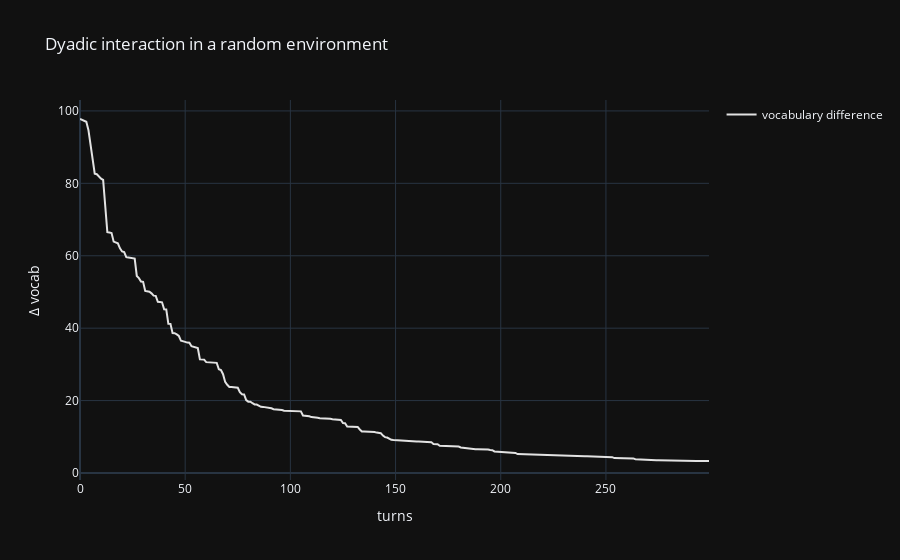

The code cell stored with this chart in its notebook:
### Code cell
fig = plot(vocab_dif.numpy(), 'vocabulary difference')
fig.update_layout(
    title='Dyadic interaction in a random environment',
    yaxis_title='Δ P(w|m)',
    xaxis_title='turns'
)
fig.show()

### Figure 1 — Plotly figure (JSON) as saved in the notebook; plotly's stock layout.template omitted (floating-point values rounded to 4 significant figures; data arrays with more than 128 entries replaced by an {"elided": "..."} marker saying what was removed)
{"data": [{"legendgroup": "vocabulary difference", "line": {"color": "#E2E2E2"}, "mode": "lines", "name": "vocabulary difference", "showlegend": true, "x": {"elided": "300 int values"}, "y": {"elided": "300 float values"}, "type": "scatter"}], "layout": {"title": {"text": "Dyadic interaction in a random environment"}, "yaxis": {"title": {"text": "Δ vocab"}}, "xaxis": {"title": {"text": "turns"}}}}
